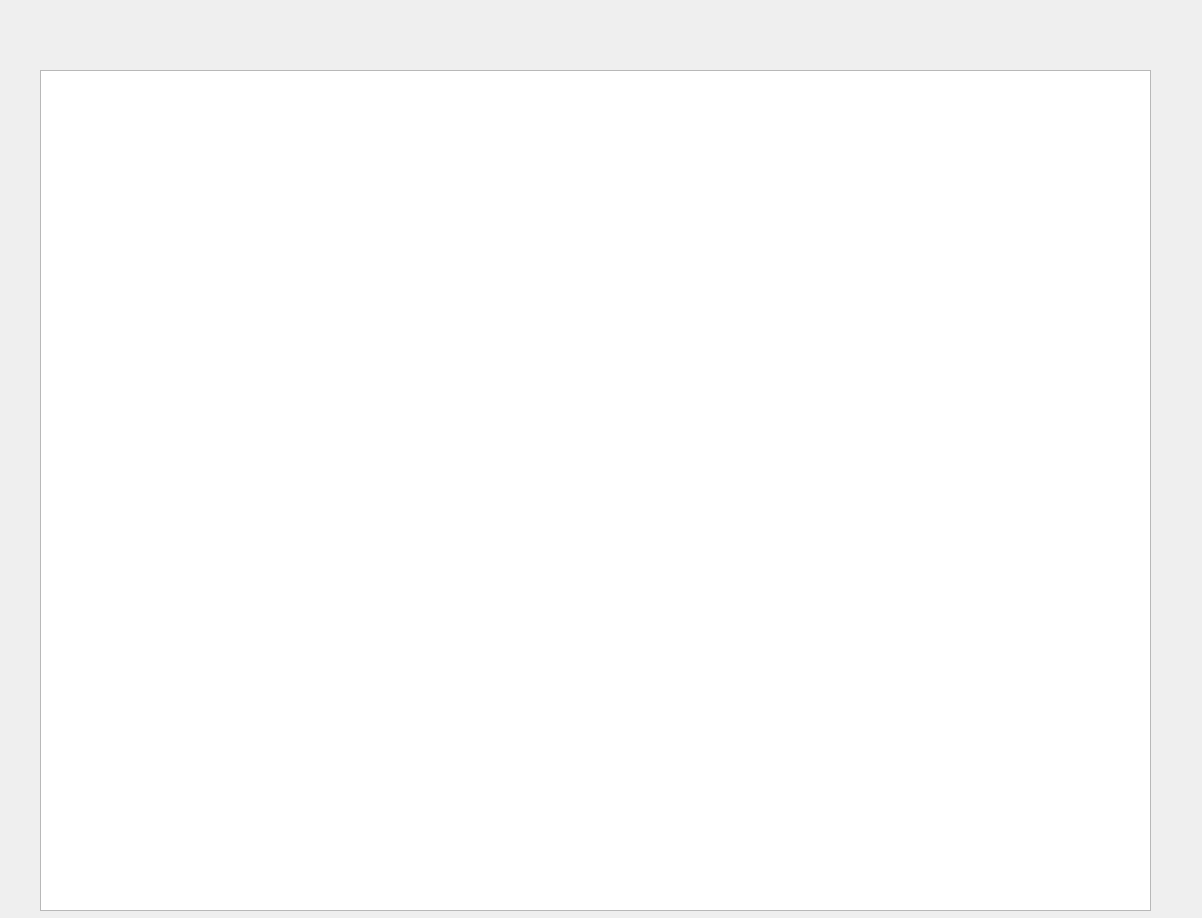
<?xml version="1.0" encoding="UTF-8"?>
<ui version="4.0">
 <class>ShowImage</class>
 <widget class="QDialog" name="ShowImage">
  <property name="geometry">
   <rect>
    <x>0</x>
    <y>0</y>
    <width>1202</width>
    <height>918</height>
   </rect>
  </property>
  <property name="windowTitle">
   <string>Dialog</string>
  </property>
  <widget class="QGraphicsView" name="graphicsView">
   <property name="geometry">
    <rect>
     <x>40</x>
     <y>70</y>
     <width>1111</width>
     <height>841</height>
    </rect>
   </property>
  </widget>
  <widget class="QLabel" name="label">
   <property name="geometry">
    <rect>
     <x>40</x>
     <y>10</y>
     <width>1111</width>
     <height>51</height>
    </rect>
   </property>
   <property name="font">
    <font>
     <pointsize>18</pointsize>
    </font>
   </property>
   <property name="text">
    <string/>
   </property>
   <property name="alignment">
    <set>Qt::AlignCenter</set>
   </property>
  </widget>
 </widget>
 <resources/>
 <connections/>
</ui>
